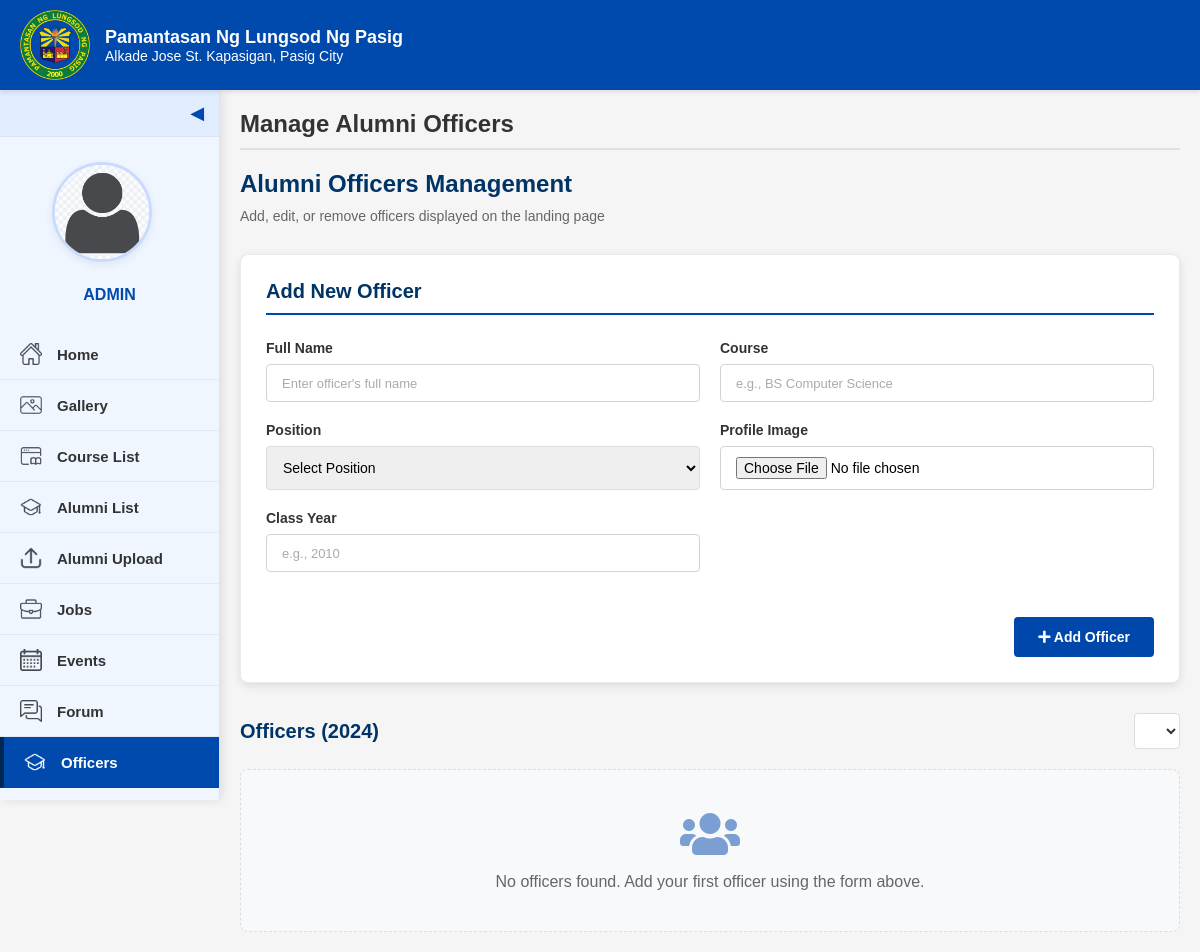
The page /admin-officers.php?year=2024 on the database as committed earlier.
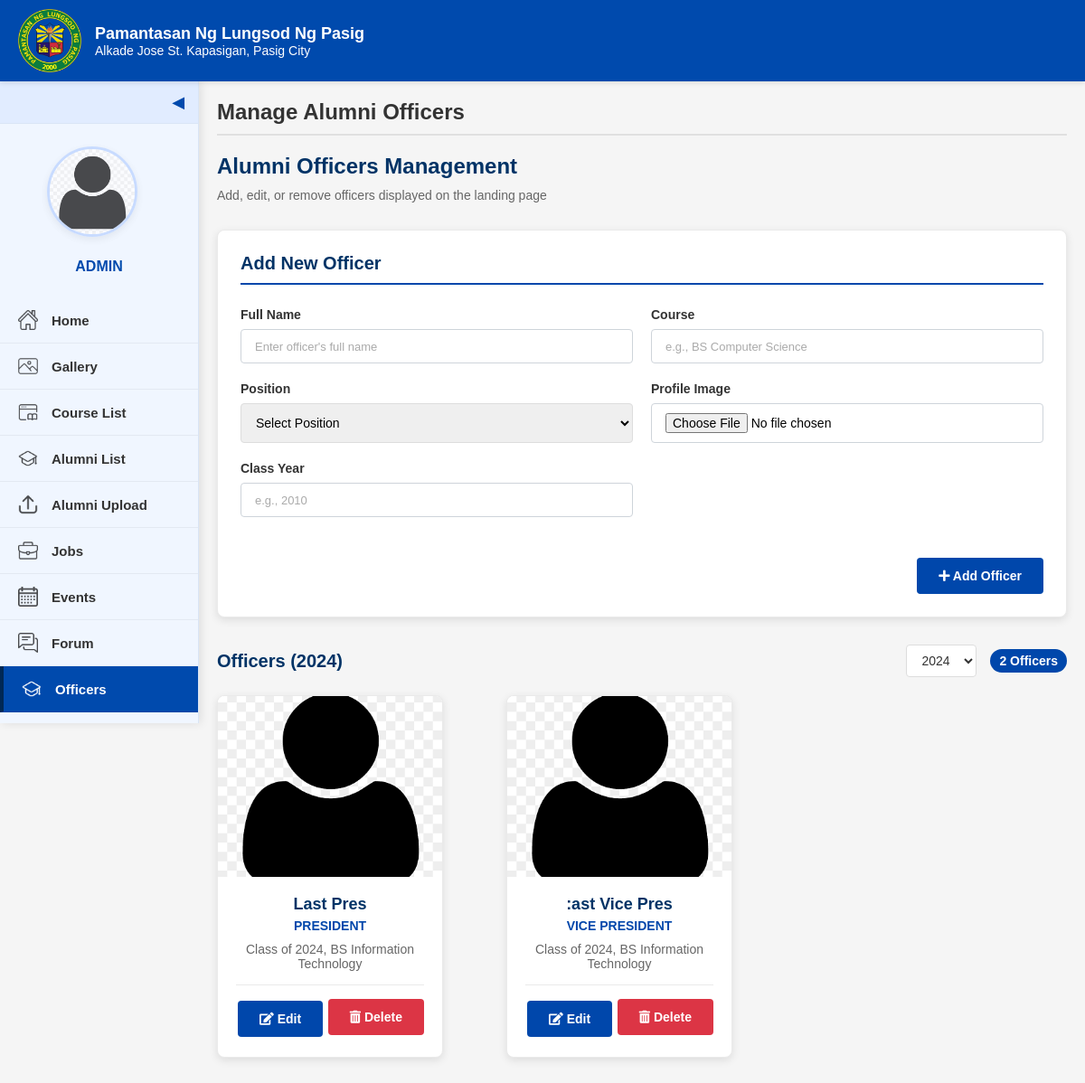
The same page on the database as committed later.
### tables this page shows
CREATE TABLE `alumni_officers` (
  `id` int(11) NOT NULL,
  `name` varchar(255) NOT NULL,
  `position` varchar(100) NOT NULL,
  `class_year` varchar(10) DEFAULT NULL,
  `course` varchar(255) DEFAULT NULL,
  `image_path` varchar(255) DEFAULT NULL,
  `display_order` int(11) DEFAULT 0,
  `created_at` timestamp NOT NULL DEFAULT current_timestamp(),
  `updated_at` timestamp NOT NULL DEFAULT current_timestamp() ON UPDATE current_timestamp()
);

### admin-officers.php (the view, shortened to what the changed rows need)
<?php
include 'admin/db_connect.php';
$current_year = date('Y');
$selected_year = isset($_GET['year']) ? $_GET['year'] : $current_year;
$years_query = "SELECT DISTINCT class_year FROM alumni_officers ORDER BY class_year DESC";
$years_result = $conn->query($years_query);
$available_years = [];
while($row = $years_result->fetch_assoc()) {
    $available_years[] = $row['class_year'];
}
$officers_query = "SELECT * FROM alumni_officers
                  WHERE class_year = '$selected_year'
                  ORDER BY
                  CASE position
                      WHEN 'President' THEN 1
                      WHEN 'Vice President' THEN 2
                      WHEN 'Secretary' THEN 3
                      WHEN 'Treasurer' THEN 4
                      WHEN 'Auditor' THEN 5
                      WHEN 'Public Relations Officer' THEN 6
                      WHEN 'Project Coordinator' THEN 7
                      WHEN 'Board Member' THEN 8
                      ELSE 9
                  END, name";
$officers_result = $conn->query($officers_query);
$count_query = "SELECT COUNT(*) as count FROM alumni_officers WHERE class_year = '$selected_year'";
$count_result = $conn->query($count_query);
$officers_count = $count_result->fetch_assoc()['count'];
?>
<!DOCTYPE html>
<html>
<head>
    <link rel="stylesheet" href="style.css">
    <link rel="stylesheet" href="css/admin-dashboard.css">
    <link rel="stylesheet" href="https://cdnjs.cloudflare.com/ajax/libs/font-awesome/5.15.4/css/all.min.css">
</head>
<body class="dashboard-body">
    <div class="dashboard-container">
        <div class="main-dashboard-content">
            <div class="dashboard-content-header">
                <h2>Alumni Officers Management</h2>
            </div>
            <div class="section-header">
                <div class="header-actions">
                    <form method="get" class="year-selector">
                        <select name="year" onchange="this.form.submit()" class="form-control">
                            <?php foreach($available_years as $year): ?>
                                <option value="<?php echo $year; ?>" <?php echo $year == $selected_year ? 'selected' : ''; ?>>
                                    <?php echo $year; ?>
                                </option>
                            <?php endforeach; ?>
                        </select>
                    </form>
                    <?php if($officers_count > 0): ?>
                        <span class="officer-count"><?php echo $officers_count; ?> Officers</span>
                    <?php endif; ?>
                </div>
            </div>
            <?php if($officers_result && $officers_result->num_rows > 0): ?>
                <div class="officers-container">
                    <?php while($officer = $officers_result->fetch_assoc()): ?>
                        <div class="officer-card">
                            <div class="officer-image">
                                <img src="<?php echo !empty($officer['image_path']) ? $officer['image_path'] : 'images/user.jpg'; ?>" alt="<?php echo htmlspecialchars($officer['position']); ?>">
                            </div>
                            <div class="officer-info">
                                <h3><?php echo htmlspecialchars($officer['name']); ?></h3>
                                <span class="officer-position"><?php echo htmlspecialchars($officer['position']); ?></span>
                                <p>Class of <?php echo htmlspecialchars($officer['class_year']); ?>, <?php echo htmlspecialchars($officer['course']); ?></p>
                                <div class="officer-actions">
                                    <button class="btn btn-primary edit-btn" data-id="<?php echo $officer['id']; ?>"
                                            data-name="<?php echo htmlspecialchars($officer['name']); ?>"
                                            data-position="<?php echo htmlspecialchars($officer['position']); ?>"
                                            data-class-year="<?php echo htmlspecialchars($officer['class_year']); ?>"
                                            data-course="<?php echo htmlspecialchars($officer['course']); ?>">
                                        <i class="fas fa-edit"></i> Edit
                                    </button>
                                    <form action="" method="post" style="display:inline;">
                                        <button type="submit" name="delete_officer" class="btn btn-danger" onclick="return confirm('Are you sure you want to delete this officer?');">
                                            <i class="fas fa-trash-alt"></i> Delete
                                        </button>
                                    </form>
                                </div>
                            </div>
                        </div>
                    <?php endwhile; ?>
                </div>
            <?php else: ?>
                <div class="no-officers">
                    <i class="fas fa-users"></i>
                    <p>No officers found. Add your first officer using the form above.</p>
                </div>
            <?php endif; ?>
        </div>
    </div>
</body>
</html>

Rows that differ between the two databases and show on the page:
added alumni_officers: name "Last Pres", position "PRESIDENT", class_year "2024", course "BS Information Technology"
added alumni_officers: name ":ast Vice Pres", position "VICE PRESIDENT", class_year "2024", course "BS Information Technology"
Other text that changed with them:
form field year: (not shown) → "2024"
$officers_count: (not shown) → "2"
text no longer shown: "No officers found. Add your first officer using the form above."
text now shown: "Officers"
